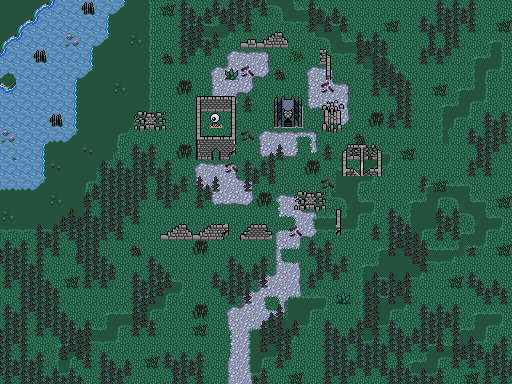

A 2D game scene composited from a Tiled map and its tileset images. What follows is a short description and the map's XML, with each tile layer's data collapsed to a summary:
An orthogonal 32x24 tile map with 16x16 px tiles, 5 tile layers (Collision, Floor, Background, Clutter, ...), 4 tilesets and 23 objects.

<map version="1.10" tiledversion="1.10.1" orientation="orthogonal" renderorder="right-down" width="32" height="24" tilewidth="16" tileheight="16" infinite="0" nextlayerid="10" nextobjectid="83">
 <editorsettings>
  <export target="wastetown..tmx" format="tmx" />
 </editorsettings>
 <tileset firstgid="1" source="../../tileset/main.tsx" />
 <tileset firstgid="10113" source="../../tileset/buildings.tsx" />
 <tileset firstgid="11905" source="../../tileset/dungeon/animatedtiles.tsx" />
 <tileset firstgid="28289" source="../../tileset/dungeon/dungeon_bis.tsx" />
 <layer id="9" name="Collision" width="32" height="24">
  <data>[768 cells, 35 non-empty, 1 distinct tile ids]</data>
 </layer>
 <layer id="2" name="Floor" width="32" height="24">
  <data>[768 cells, 661 non-empty, 6 distinct tile ids]</data>
 </layer>
 <layer id="1" name="Background" width="32" height="24">
  <data>[768 cells, 315 non-empty, 27 distinct tile ids]</data>
 </layer>
 <layer id="3" name="Clutter" width="32" height="24">
  <data>[768 cells, 291 non-empty, 38 distinct tile ids]</data>
 </layer>
 <layer id="8" name="Highest" width="32" height="24">
  <properties>
   <property name="spriteLayer" type="bool" value="true" />
  </properties>
  <data>[768 cells, 404 non-empty, 106 distinct tile ids]</data>
 </layer>
 <objectgroup id="4" name="Objects">
  <object id="38" template="../../obj/entry_up.tx" x="216.965" y="383.137" width="48" height="16">
   <properties>
    <property name="teleport" value="" />
   </properties>
  </object>
  <object id="50" template="../../obj/enemy.tx" x="270.335" y="83.591">
   <properties>
    <property name="enemy" value="High Vampire" />
    <property name="threatRange" type="int" value="40" />
   </properties>
  </object>
  <object id="62" template="../../obj/gold.tx" x="484.268" y="342.677" />
  <object id="63" template="../../obj/treasure.tx" x="268.479" y="68.013">
   <properties>
    <property name="reward">[
	{
		"type": "randomCard",
		"colors": [ "Black" ],
		"subTypes": [ "Vampire" ],
		"count": 5
	}
]</property>
   </properties>
  </object>
  <object id="64" template="../../obj/collision.tx" x="-1.79255" y="-15.4524" width="514.065" height="15.6277" />
  <object id="65" template="../../obj/collision.tx" x="-2.53786" y="383.057" width="514.065" height="15.6277" />
  <object id="66" template="../../obj/collision.tx" x="512.413" y="-14.5207" width="20.7262" height="412.833" />
  <object id="67" template="../../obj/collision.tx" x="-21.5415" y="-13.403" width="20.7262" height="412.833" />
  <object id="68" template="../../obj/enemy.tx" x="324.743" y="123.905">
   <properties>
    <property name="enemy" value="Gargoyle" />
    <property name="threatRange" type="int" value="40" />
   </properties>
  </object>
  <object id="69" template="../../obj/enemy.tx" x="228.982" y="215.94">
   <properties>
    <property name="enemy" value="High Vampire" />
    <property name="threatRange" type="int" value="30" />
    <property name="waypoints" value="81,82" />
   </properties>
  </object>
  <object id="70" template="../../obj/enemy.tx" x="200.291" y="79.1914">
   <properties>
    <property name="enemy" value="High Vampire" />
    <property name="threatRange" type="int" value="50" />
   </properties>
  </object>
  <object id="71" template="../../obj/gold.tx" x="484.594" y="18.8281" />
  <object id="72" template="../../obj/entry_up.tx" x="272.413" y="130.985" width="31.9777" height="32.395">
   <properties>
    <property name="direction" value="down" />
    <property name="teleport" value="../common/maps/map/vampirecastle/vampirecastle_grave_2.tmx" />
   </properties>
  </object>
  <object id="73" template="../../obj/manashards.tx" x="310.584" y="81.4271" />
  <object id="74" template="../../obj/enemy.tx" x="94.8412" y="138.064">
   <properties>
    <property name="enemy" value="Frog" />
    <property name="threatRange" type="int" value="30" />
    <property name="waypoints" value="78,77" />
   </properties>
  </object>
  <object id="75" template="../../obj/enemy.tx" x="432" y="272">
   <properties>
    <property name="enemy" value="Golgari Treefolk" />
    <property name="threatRange" type="int" value="30" />
   </properties>
  </object>
  <object id="76" template="../../obj/enemy.tx" x="435.782" y="104.902">
   <properties>
    <property name="enemy" value="Golgari Treefolk" />
    <property name="threatRange" type="int" value="30" />
    <property name="waypoints" value="80,79" />
   </properties>
  </object>
  <object id="77" template="../../obj/waypoint.tx" x="132.475" y="24.7899" />
  <object id="78" template="../../obj/waypoint.tx" x="50.1276" y="203.272" />
  <object id="79" template="../../obj/waypoint.tx" x="382.126" y="202.154" />
  <object id="80" template="../../obj/waypoint.tx" x="480.123" y="49.3824" />
  <object id="81" template="../../obj/waypoint.tx" x="317.664" y="230.1" />
  <object id="82" template="../../obj/waypoint.tx" x="180.17" y="226.001" />
 </objectgroup>
</map>
